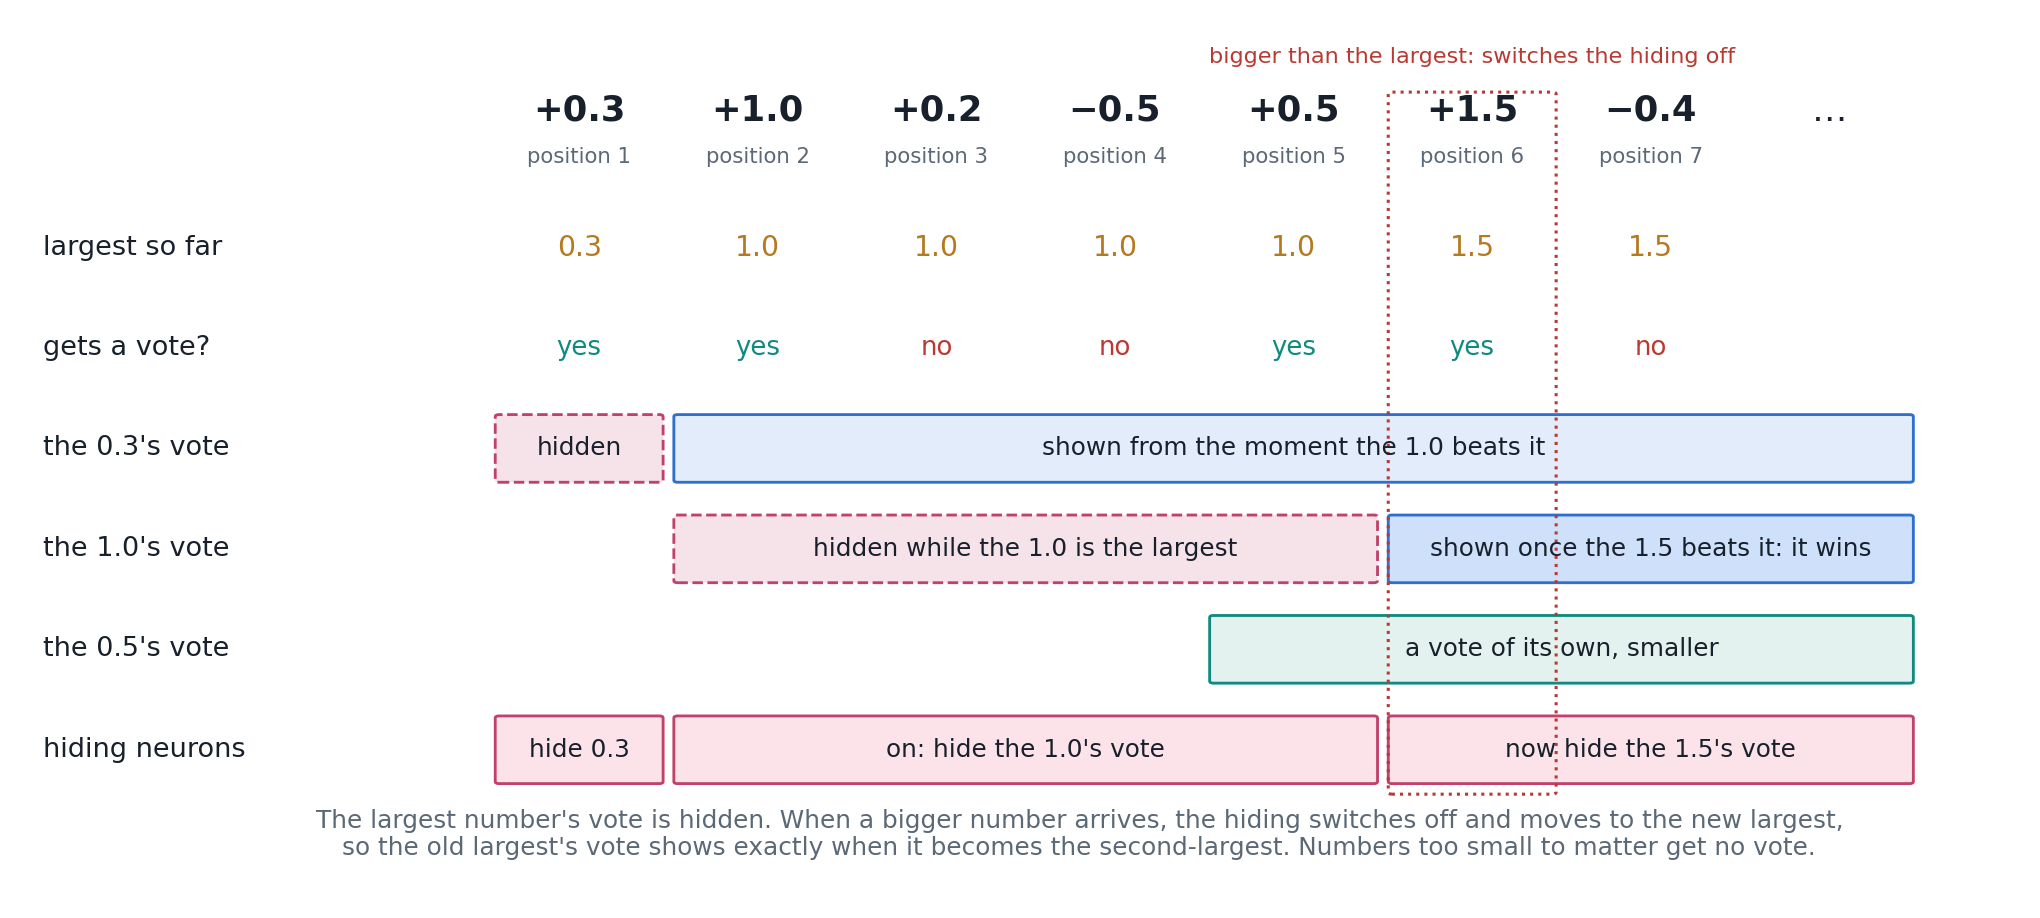

Recreate this plot in Python.
"""Figure 1 of post v4: the hide-and-reveal trick on one list, in plain words, positions 1-10."""
import matplotlib
matplotlib.use("Agg")
import matplotlib.pyplot as plt
from matplotlib.patches import FancyBboxPatch
INK, MUTED = "#18212b", "#5b6876"
STORE, KEEP, HIDE, MEM, GOOD, BAD = "#b7791f", "#0f8a7e", "#c2416b", "#2f6fd0", "#1a7f4b", "#b93a32"
xs = [0.3, 1.0, 0.2, -0.5, 0.5, 1.5, -0.4]
fig, ax = plt.subplots(figsize=(12, 5.4), facecolor="white"); ax.set_xlim(-2.6, 8.3); ax.set_ylim(-1.3, 6.9); ax.axis("off")
X = lambda i: i * 1.0 + 0.5
for i, v in enumerate(xs):
    ax.text(X(i), 6.0, f"{v:+.1f}".replace("-", "−"), ha="center", fontsize=15, weight="bold", color=INK)
    ax.text(X(i), 5.6, f"position {i + 1}", ha="center", fontsize=9, color=MUTED)
ax.text(X(7), 6.0, "…", ha="center", fontsize=15, color=INK)
rows = ["largest so far", "gets a vote?", "the 0.3's vote", "the 1.0's vote", "the 0.5's vote", "hiding neurons"]
for r, lab in enumerate(rows): ax.text(-2.5, 4.8 - r * 0.95, lab, va="center", fontsize=11.5, color=INK)
y = lambda r: 4.8 - r * 0.95
largest = [0.3, 1.0, 1.0, 1.0, 1.0, 1.5, 1.5]
for i, m in enumerate(largest): ax.text(X(i), y(0), f"{m:.1f}", ha="center", va="center", fontsize=12, color=STORE)
keep = ["yes", "yes", "no", "no", "yes", "yes", "no"]
for i, k in enumerate(keep): ax.text(X(i), y(1), k, ha="center", va="center", fontsize=11, color=KEEP if k == "yes" else BAD)
def box(x0, x1, r, text, fc, ec, ls="-"):
    ax.add_patch(FancyBboxPatch((x0, y(r) - 0.3), x1 - x0, 0.6, boxstyle="round,pad=0.02", fc=fc, ec=ec, ls=ls, lw=1.2))
    ax.text((x0 + x1) / 2, y(r), text, ha="center", va="center", fontsize=10.5, color=INK)
box(0.05, 0.95, 2, "hidden", "#f6e3ea", HIDE, "--")
box(1.05, 7.95, 2, "shown from the moment the 1.0 beats it", "#e3ecfb", MEM)
box(1.05, 4.95, 3, "hidden while the 1.0 is the largest", "#f6e3ea", HIDE, "--")
box(5.05, 7.95, 3, "shown once the 1.5 beats it: it wins", "#cfe0fb", MEM)
box(4.05, 7.95, 4, "a vote of its own, smaller", "#e3f2ee", KEEP)
box(0.05, 0.95, 5, "hide 0.3", "#fbe3e9", HIDE); box(1.05, 4.95, 5, "on: hide the 1.0's vote", "#fbe3e9", HIDE); box(5.05, 7.95, 5, "now hide the 1.5's vote", "#fbe3e9", HIDE)
ax.add_patch(FancyBboxPatch((X(5) - 0.45, y(5) - 0.4), 0.9, 6.25 - y(5) + 0.4, boxstyle="round,pad=0.02", fc="none", ec=BAD, lw=1.3, ls=":"))
ax.text(X(5), 6.55, "bigger than the largest: switches the hiding off", ha="center", fontsize=9.5, color=BAD)
ax.text(3.3, -0.95, "The largest number's vote is hidden. When a bigger number arrives, the hiding switches off and moves to the new largest,\n"
        "so the old largest's vote shows exactly when it becomes the second-largest. Numbers too small to matter get no vote.",
        ha="center", fontsize=10.5, color=MUTED)
fig.tight_layout(); fig.savefig("fig_v4_overview.png", dpi=170, facecolor="white"); print("saved")
